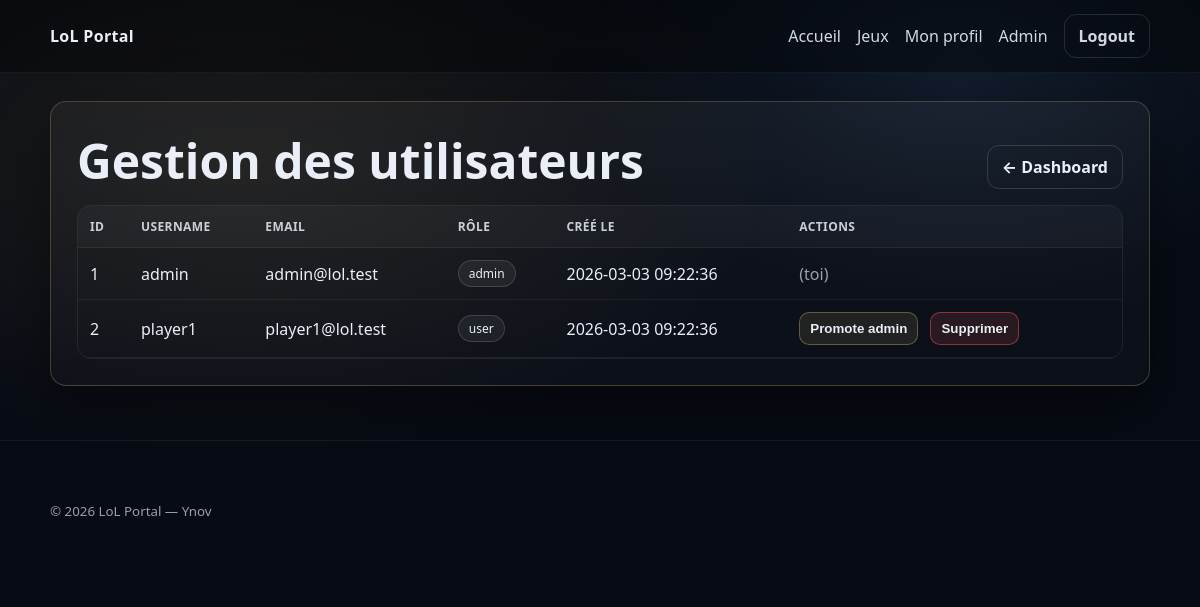
The page /admin/users.php (signed in) on the database its author committed.
### tables this page shows
CREATE TABLE users (
  id INT AUTO_INCREMENT PRIMARY KEY,
  username VARCHAR(50) NOT NULL UNIQUE,
  email VARCHAR(120) NOT NULL UNIQUE,
  password_hash VARCHAR(255) NOT NULL,
  role ENUM('user','admin') NOT NULL DEFAULT 'user',
  created_at TIMESTAMP DEFAULT CURRENT_TIMESTAMP
);

### includes/auth.php (called while the page is built, shortened)
<?php
function is_logged_in(): bool
{
    return isset($_SESSION['user']) && is_array($_SESSION['user']);
}
function current_user(): ?array
{
    return is_logged_in() ? $_SESSION['user'] : null;
}

### admin/users.php (the view, shortened to what this page needs)
<?php
require_once __DIR__ . '/../includes/layout.php';
$pdo = db();
$me = current_user();
$users = $pdo->query("SELECT id, username, email, role, created_at FROM users ORDER BY created_at DESC")->fetchAll();
?>
<section class="card">
  <div class="row row--between">
    <h1>Gestion des utilisateurs</h1>
    <a class="btn btn--ghost" href="/lol-portal/admin/dashboard.php">← Dashboard</a>
  </div>
  <div class="tableWrap">
    <table class="table">
      <thead>
        <tr>
          <th>ID</th><th>Username</th><th>Email</th><th>Rôle</th><th>Créé le</th><th>Actions</th>
        </tr>
      </thead>
      <tbody>
        <?php foreach ($users as $u): ?>
          <tr>
            <td><?= (int)$u['id'] ?></td>
            <td><?= htmlspecialchars($u['username']) ?></td>
            <td><?= htmlspecialchars($u['email']) ?></td>
            <td><span class="pill"><?= htmlspecialchars($u['role']) ?></span></td>
            <td><?= htmlspecialchars($u['created_at']) ?></td>
            <td>
              <?php if ((int)$u['id'] === (int)$me['id']): ?>
                <span class="muted">(toi)</span>
              <?php else: ?>
                <form method="post" class="inline">
                  <?php if ($u['role'] !== 'admin'): ?>
                    <button class="btn btn--small" type="submit">Promote admin</button>
                  <?php else: ?>
                    <input type="hidden" name="action" value="demote">
                    <button class="btn btn--small" type="submit">Demote user</button>
                  <?php endif; ?>
                </form>
                <form method="post" class="inline" onsubmit="return confirm('Supprimer cet utilisateur ?');">
                  <button class="btn btn--small btn--danger" type="submit">Supprimer</button>
                </form>
              <?php endif; ?>
            </td>
          </tr>
        <?php endforeach; ?>
      </tbody>
    </table>
  </div>
</section>

### assets/css/style.css (style rules this page uses)
:root { --bg: #070b14; --panel: rgba(20, 30, 45, .55); --panel2: rgba(255,255,255,.04); --border: rgba(226, 192, 114, .25); --text: #e9eef7; --muted: rgba(233,238,247,.65); --gold: #e2c072; --danger: #ff5a5a; --shadow: 0 24px 60px rgba(0,0,0,.45); --radius: 16px; }
* { box-sizing:border-box; }
html,body { height:100%; }
body { margin:0; color:var(--text); font-family: system-ui, -apple-system, Segoe UI, Roboto, Ubuntu, Cantarell, "Helvetica Neue", Arial; background: radial-gradient(900px 500px at 20% 20%, rgba(226,192,114,.10), transparent 60%), radial-gradient(700px 400px at 80% 10%, rgba(110,180,255,.10), transparent 55%), var(--bg); }
a { color: var(--gold); text-decoration:none; }
.card { background: linear-gradient(180deg, rgba(255,255,255,.04), rgba(255,255,255,.02)); border: 1px solid var(--border); border-radius: var(--radius); box-shadow: var(--shadow); padding: 26px; }
h1 { font-size: clamp(28px, 4vw, 54px); margin: 0 0 12px; }
.muted { color: var(--muted); }
.btn { display:inline-flex; align-items:center; justify-content:center; gap:8px; padding: 10px 14px; border-radius: 12px; border: 1px solid rgba(226,192,114,.35); background: rgba(226,192,114,.10); color: var(--text); cursor:pointer; font-weight: 650; }
.btn--ghost { background: transparent; border-color: rgba(255,255,255,.14); }
.btn--small { padding: 8px 10px; border-radius: 10px; font-weight: 600; }
.btn--danger { border-color: rgba(255,90,90,.45); background: rgba(255,90,90,.12); }
.row { display:flex; gap: 12px; align-items:center; flex-wrap:wrap; }
.row--between { justify-content:space-between; }
.pill { display:inline-flex; padding: 4px 10px; border-radius: 999px; border: 1px solid rgba(255,255,255,.14); background: rgba(255,255,255,.06); font-size: 12px; }
.tableWrap { overflow:auto; border-radius: 14px; border: 1px solid rgba(255,255,255,.08); }
.table { width:100%; border-collapse:collapse; min-width: 760px; }
.table th, .table td { padding: 12px 12px; border-bottom: 1px solid rgba(255,255,255,.06); text-align:left; }
.table th { color: rgba(233,238,247,.85); font-size: 12px; letter-spacing:.4px; text-transform: uppercase; background: rgba(255,255,255,.03); }
.inline { display:inline-block; margin-right: 8px; }

### rows shown on the page
users: id "1", username "admin", email "admin@lol.test", role "admin", created_at "2026-03-03 09:22:36", shows "(toi)"
users: id "2", username "player1", email "player1@lol.test", role "user", created_at "2026-03-03 09:22:36", shows "Promote admin"
